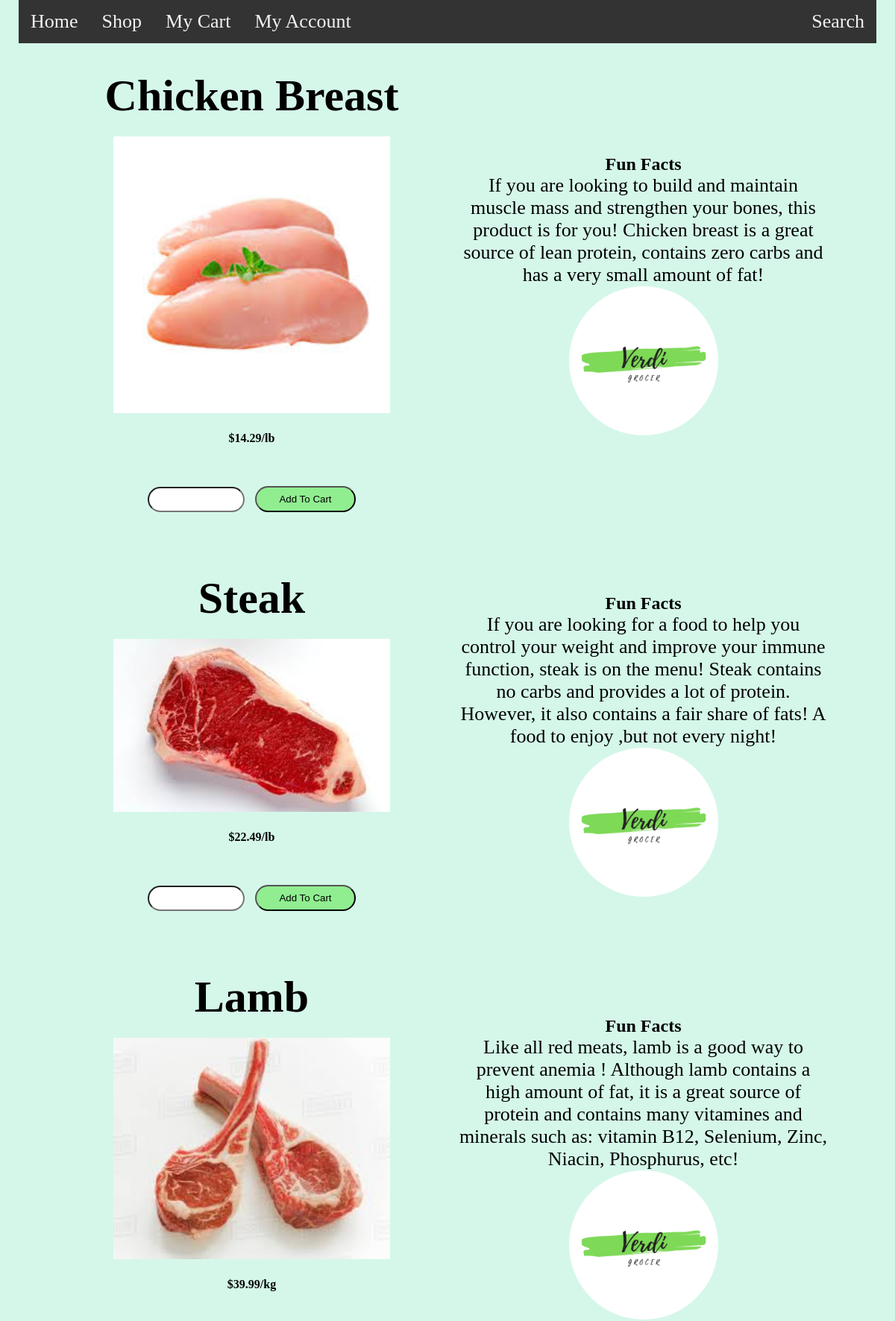
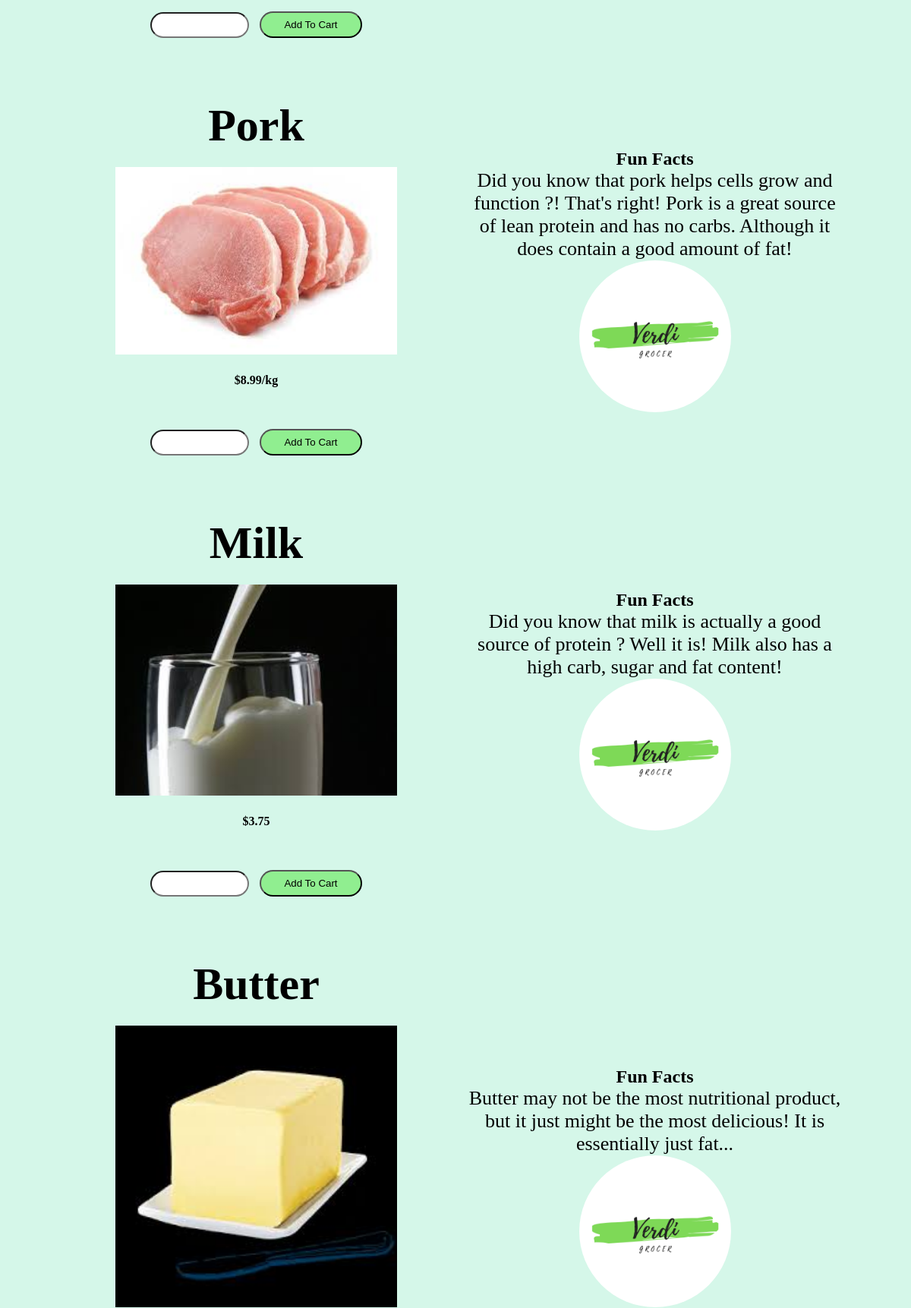
Screenshot of /verdi/P3_php.php (upper part) with the database file from the repository (2 pictures, top to bottom).
### tables this page shows
CREATE TABLE `products` (
  `product_id` int(3) NOT NULL,
  `product_name` varchar(255) NOT NULL,
  `product_link` varchar(255) NOT NULL,
  `product_img` text NOT NULL,
  `product_price` varchar(255) NOT NULL,
  `prod_price_calc_p4` varchar(255) NOT NULL,
  `priceVar` varchar(255) NOT NULL,
  `product_facts` text NOT NULL,
  `product_inventory` varchar(255) NOT NULL,
  `product_qty` varchar(255) NOT NULL,
  `product_addToCart_P3` varchar(255) NOT NULL,
  `product_id_p4` varchar(255) NOT NULL,
  `product_add_p4` varchar(255) NOT NULL,
  `product_data_p4` varchar(255) NOT NULL,
  `product_delete_p4` varchar(255) NOT NULL,
  `product_remove_p4` varchar(255) NOT NULL,
  `product_total_price` varchar(255) NOT NULL
);

### verdi/P3_php.php (the view, shortened to what this page needs)
<!DOCTYPE html>
<html lang="en">
<head>
    <link rel="stylesheet" href="myStyle.css">
</head>
<?php  include "include/db.php"?>
<div class="container">
    <header class="topnav">
        <a href="P1.html">Home</a>
        <a href="P2.html">Shop</a>
        <a href="P4.html">My Cart</a>
        <a href="P5.html">My Account</a>
        <div class="topnav-right">
            <a href="">Search</a>
        </div>
    </header>
</div>
<body>
    <div class="products">
        <div class="products_row">
        <?php
$query = "SELECT * FROM products";
$select_products = mysqli_query($connection, $query);
while($row = mysqli_fetch_assoc($select_products)){
    $product_name = $row['product_name'];
    $product_img = $row['product_img'];
    $product_price = $row['product_price'];
    $product_facts = $row['product_facts'];
    $product_qty = $row['product_qty'];
    $product_addToCart_P3 = $row['product_addToCart_P3'];
    ?>
            <div class="col-2">
                <h1><?php echo $product_name; ?></h1>
                <img src="picturesD/<?php echo $product_img;?>">
                <h4><?php echo $product_price;?></h4>
                <input type="number" value="1" min="0" id="<?php echo $product_qty; ?>">
                <button href="" class="first_button" onclick="<?php echo $product_addToCart_P3; ?>">Add To Cart</button>
            </div>
            <div class="col-2">
                <div id="fun_fact">
                    <h2>Fun Facts</h2>
                    <p>
                    <?php echo $product_facts;?>
                    </p>
                </div>
                <img src="picturesD/Verdi.jpg" class="img1">
            </div>
            <?php
}
?>
        </div>
    </div>
</body>
</html>

### verdi/myStyle.css (style rules this page uses)
* { margin: 0; padding: 0; box-sizing: border-box; }
.topnav { overflow: hidden; background-color: #333; }
.topnav a { float: left; color: #f2f2f2; text-align: center; padding: 14px 16px; text-decoration: none; font-family: 'Brush Script MT'; font-size: 26px; }
.topnav-right { float: right; }
.img1 { max-width: 200px; max-height: 200px; display: block; margin-left: auto; margin-right: auto; border-radius: 50%; width: 100%; }
a { text-decoration: none; color: black; font-family: 'Brush Script MT'; font-size: 26px; }
p { color: black; font-family: 'Brush Script MT'; font-size: 26px; }
.container { max-width: 1300px; margin: auto; padding-left: 25px; padding-right: 25px; }
.col-2 { flex-basis: 50%; min-width: 300px; text-align: center; }
.col-2 p { text-align: center; }
.col-2 img { display: block; margin-left: auto; margin-right: auto; width: 75%; height: auto; }
.col-2 h1 { font-family: Georgia, 'Times New Roman', Times, serif; text-align: center; font-size: 60px; line-height: 60px; margin: 25px; }
.col-2 h4 { font-family: Georgia, 'Times New Roman', Times, serif; text-align: center; margin: 25px; }
.first_button { display: inline-block; background: #90EE90; padding: 8px 30px; margin: 30px 0; border-radius: 30px; }
.products_row { display: flex; align-items: center; flex-wrap: wrap; justify-content: space-around; }
.products { max-width: 1100px; margin: auto; padding-left: 25px; padding-right: 25px; }
.products .col-2 { padding: 15px; }
.col-2 input { font-weight: bold; font-size: 12px; width: 130px; padding: 8px 30px; margin-right: 10px; border-radius: 30px; text-align: center; }

### verdi/P3_php.php (style rules this page uses)
body { background-color: rgb(213, 247, 233); }

### rows the page displays
products: product_name "Chicken Breast", product_img (picture), product_price "$14.29/lb", product_facts "If you are looking to build and maintain muscle mass and strengthen your bones, this product is for you! Chicken breast is a great source of lean protein, contains zero carbs and has a very small amount of fat!"
products: product_name "Steak", product_img (picture), product_price "$22.49/lb", product_facts "If you are looking for a food to help you control your weight and improve your immune function, steak is on the menu! Steak contains no carbs and provides a lot of protein. However, it also contains a fair share of fats! A food to enjoy ,but not every night!"
products: product_name "Lamb", product_img (picture), product_price "$39.99/kg", product_facts "Like all red meats, lamb is a good way to prevent anemia ! Although lamb contains a high amount of fat, it is a great source of protein and contains many vitamines and minerals such as: vitamin B12, Selenium, Zinc, Niacin, Phosphurus, etc!"
products: product_name "Pork", product_img (picture), product_price "$8.99/kg", product_facts "Did you know that pork helps cells grow and function ?! That's right! Pork is a great source of lean protein and has no carbs. Although it does contain a good amount of fat!"
products: product_name "Milk", product_img (picture), product_price "$3.75", product_facts "Did you know that milk is actually a good source of protein ? Well it is! Milk also has a high carb, sugar and fat content!"
products: product_name "Butter", product_img (picture), product_facts "Butter may not be the most nutritional product, but it just might be the most delicious! It is essentially just fat..."
